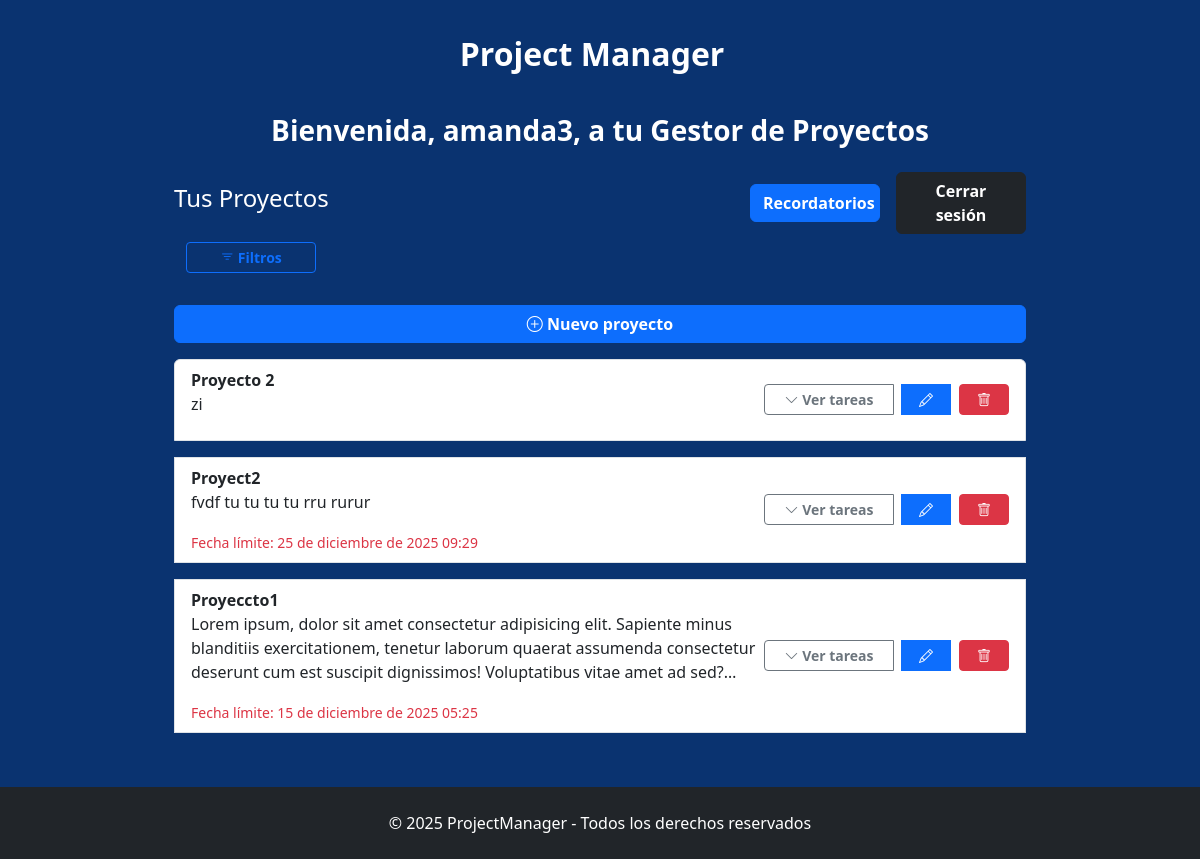
The page / (signed in) on the database as committed earlier.
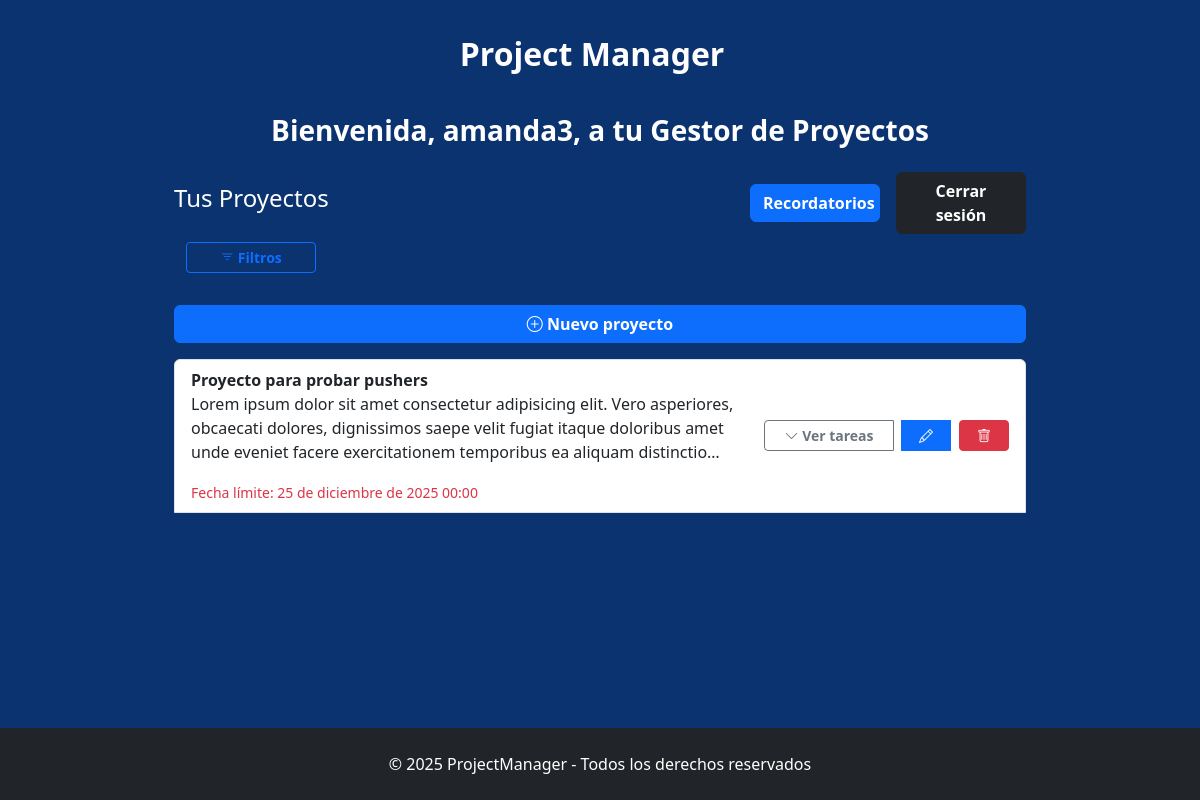
The same page on the database as committed later.
### apps/projects/models.py (models this page shows, shortened)
class Project(models.Model):
    user = models.ForeignKey(
        User,
        on_delete=models.CASCADE,
        related_name="projects",
        verbose_name="Usuario"
    )
    name = models.CharField(
        max_length=100,
        unique=True,
        verbose_name="Nombre del proyecto"
    )
    description = models.TextField(
        blank=True,
        verbose_name="Descripción"
    )
    created_at = models.DateTimeField(
        auto_now_add=True,
        verbose_name="Fecha de creación"
    )
    due_date = models.DateTimeField(
        null=True,
        blank=True,
        verbose_name="Fecha de vencimiento"
    )
    completed = models.BooleanField(
        default=False,
        verbose_name="Completado"
    )
    completed_at = models.DateTimeField(
        null=True,
        blank=True,
        verbose_name="Fecha completado"
    )
    class Meta:
        verbose_name = "Proyecto"
        verbose_name_plural = "Proyectos"
        ordering = ["-created_at"]
    @property
    def is_expired(self):
        return self.due_date and self.due_date < timezone.now()

### apps/projects/views.py (the view)
# urls.py: path("", home_view, name='home'),
@login_required(login_url='login')
def home_view(request):
    user = request.user
    projects = Project.objects.filter(user=user).prefetch_related('tasks')
    project_name = request.GET.get("project_name")
    if project_name:
        projects = projects.filter(name__icontains=project_name)
    task_title = request.GET.get("task_title")
    if task_title:
        projects = projects.filter(tasks__title__icontains=task_title)
    task_status = request.GET.get("task_status")
    if task_status in ["completed", "not_completed"]:
        is_completed = (task_status == "completed")
        projects = projects.filter(tasks__completed=is_completed)
    projects = projects.annotate(
        pending_tasks_count=Count('tasks', filter=Q(tasks__completed=False))
    ).order_by(
        '-pending_tasks_count',
        '-created_at',
    )
    return render(request, "projects_list.html", {
        "projects": projects.distinct(),
    })

### apps/reminders/management/context_processor.py (called while the page is built)
def pusher_settings(request):
    return {
        'PUSHER_KEY': os.getenv('PUSHER_KEY'),
        'PUSHER_CLUSTER': os.getenv('PUSHER_CLUSTER'),
    }

### apps/tasks/models.py (called while the page is built)
    @property
    def is_expired(self):
        return self.due_date and self.due_date < timezone.now()

### apps/projects/templates/projects_list.html (shortened to what this page needs)
{% extends "base.html" %}
{% load static %}
{% block content %}
<h3 class="text-center fw-bold mb-4">Bienvenida, {{ user }}, a tu Gestor de Proyectos</h3>
<section class="container-fluid d-flex flex-column">
    <div class="d-flex align-items-center justify-items-center">
        <h4>Tus Proyectos</h4>
        <div class="ms-auto d-flex gap-3 align-items-center justify-items-center">
            <a href="{% url 'reminders_list' %}" class="btn btn-primary">
                Recordatorios
            </a>
            <form method="post" action="{% url 'logout' %}">
                <button type="button" class="btn btn-dark" onclick="showConfirm(this)"
                    data-title="Confirmar cierre de sesión"
                    data-message="¿Está seguro de que desea cerrar la sesión activa?">
                    Cerrar sesión
                </button>
            </form>
        </div>
    </div>
    {% include "_filters.html" %}
    <div>
    </div>
    <a href="{% url 'create_project' %}" class="btn btn-primary btn-large mb-3">
        <i class="bi bi-plus-circle"></i> Nuevo proyecto
    </a>
    {% if projects %}
    <ul id="projects-list" class="list-group mb-4 d-flex flex-column gap-3">
        {% for project in projects %}
        <li class="list-group-item d-flex justify-content-between align-items-center list-item">
            <div class="w-100">
                <strong>{{ project.name }}</strong>
                <p data-bs-toggle="tooltip" title="Toca la descripción para ampliarla" id="desc-{{ project.id }}"
                    class="truncate-2-lines" onclick="toggleDescription('desc-{{ project.id }}')"
                    style="cursor: pointer;">
                    {{ project.description }}
                </p>
                {% if project.due_date %}
                <small
                    class="{% if project.is_expired or project.is_near_expiration %}text-danger{% else %}text-muted{% endif %}">
                    Fecha límite: {{ project.due_date|date:"j \\d\\e F \\d\\e Y H:i" }}
                </small>
                {% endif %}
            </div>
            <div class="btn-group gap-2" role="group">
                <button class="btn btn-outline-secondary btn-sm" type="button" data-bs-toggle="collapse"
                    data-bs-target="#tasks-{{ project.id }}" aria-expanded="false"
                    aria-controls="tasks-{{ project.id }}">
                    <i class="bi bi-chevron-down"></i> Ver tareas
                </button>
                <a href="{% url 'update_project' project.id %}" class="btn btn-sm btn-primary btn-icon"
                    data-bs-toggle="tooltip" title="Editar proyecto">
                    <i class="bi bi-pencil"></i>
                </a>
                <form method="post" action="{% url 'delete_project' project.id %}"> {% csrf_token %}
                    <button type="button" class="btn btn-sm btn-danger btn-icon" onclick="showConfirm(this)"
                        data-title="Confirmar eliminación"
                        data-message="¿Seguro que deseas eliminar el proyecto '{{ project.name }}'?"
                        data-bs-toggle="tooltip" title="Eliminar proyecto">
                        <i class="bi bi-trash"></i>
                    </button>
                </form>
            </div>
        </li>
        {% endfor %}
    </ul>
    {% else %}
    <div class="alert alert-info">No hay proyectos.</div>
    {% endif %}
</section>
{% endblock %}

Rows that differ between the two databases and show on the page:
removed Project: name "Proyecto 2", description "zi"
removed Project: name "Proyect2", description "fvdf tu tu tu tu rru rurur", due_date "25 de diciembre de 2025 09:29"
removed Project: name "Proyeccto1", description "Lorem ipsum, dolor sit amet consectetur adipisicing elit. Sapiente minus blanditiis exercitationem, tenetur laborum quaerat assumenda consectetur deserunt cum est suscipit dignissimos! Voluptatibus vitae amet ad…", due_date "15 de diciembre de 2025 05:25"
added Project: name "Proyecto para probar pushers", description "Lorem ipsum dolor sit amet consectetur adipisicing elit. Vero asperiores, obcaecati dolores, dignissimos saepe velit fugiat itaque doloribus amet unde eveniet facere exercitationem temporibus ea aliquam…", due_date "25 de diciembre de 2025 00:00"
